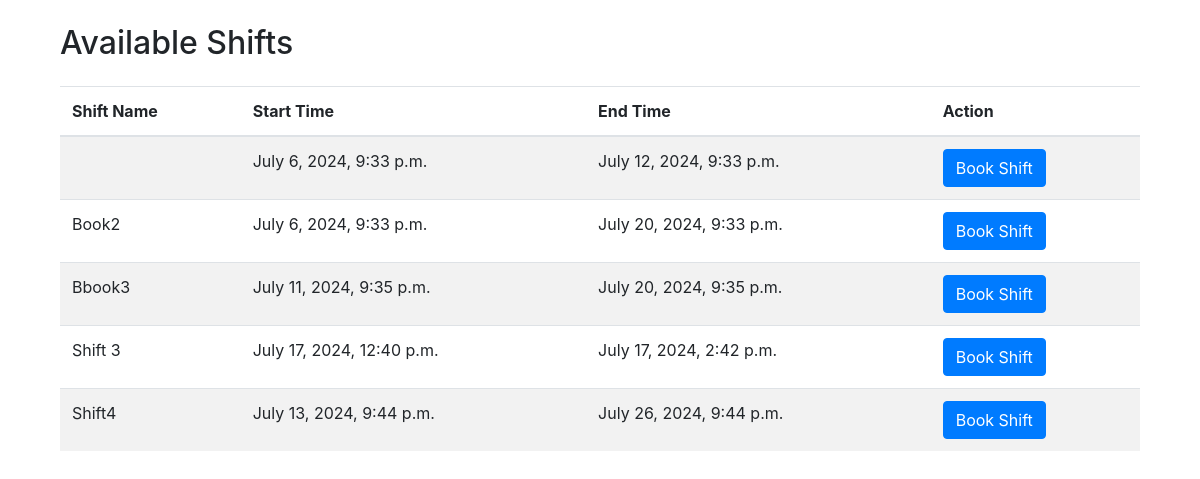
Before: /booking/shift_list/ with the older database file.
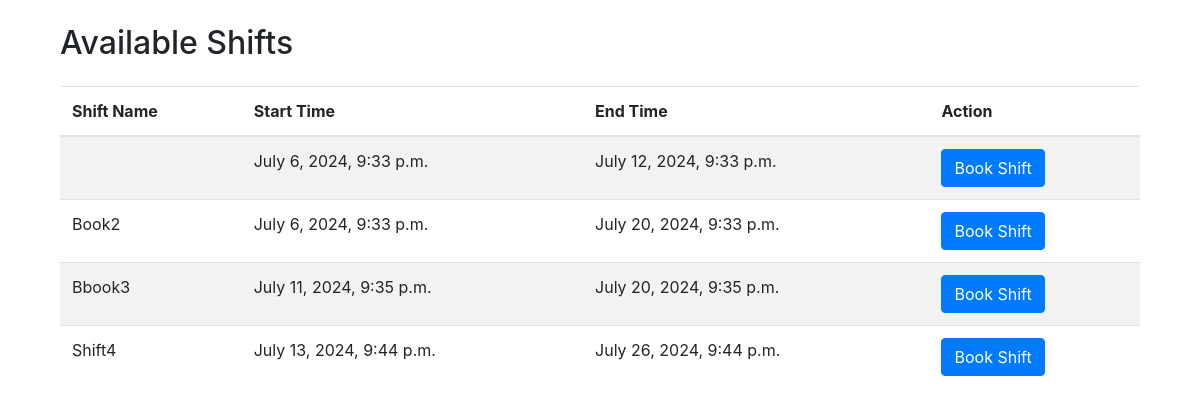
After: the same page with the newer database file.
### booking/models.py (models this page shows, shortened)
class Shift(models.Model):
    shift_name = models.CharField(max_length=100)
    start_time = models.DateTimeField()
    end_time = models.DateTimeField()
    created_at = models.DateTimeField(auto_now_add=True)
    booked = models.BooleanField(default=False)

### booking/views.py (the view)
# urls.py: path('shift_list/', views.shift_list, name='shift_list'),
def shift_list(request):
    shifts = Shift.objects.filter(booked=False)  # Only show unbooked shifts
    return render(request, 'shift_list.html', {'shifts': shifts})

### booking/templates/shift_list.html (shortened to what this page needs)
{% extends 'base.html' %}
{% load static %}
{% block content %}
<div class="container">
    <h2 class="mt-4">Available Shifts</h2>
    <table class="table table-striped mt-4">
        <thead>
            <tr>
                <th>Shift Name</th>
                <th>Start Time</th>
                <th>End Time</th>
                <th>Action</th>
            </tr>
        </thead>
        <tbody>
            {% for shift in shifts %}
                <tr>
                    <td>{{ shift.shift_name }}</td>
                    <td>{{ shift.start_time }}</td>
                    <td>{{ shift.end_time }}</td>
                    <td>
                        <a href="{% url 'book_shift' shift.id %}" class="btn btn-primary">Book Shift</a>
                    </td>
                </tr>
            {% endfor %}
        </tbody>
    </table>
</div>
{% endblock %}

Changed rows visible on the page:
no longer on this page (row edited): Shift: shift_name "Shift 3", start_time "July 17, 2024, 12:40 p.m.", end_time "July 17, 2024, 2:42 p.m."
